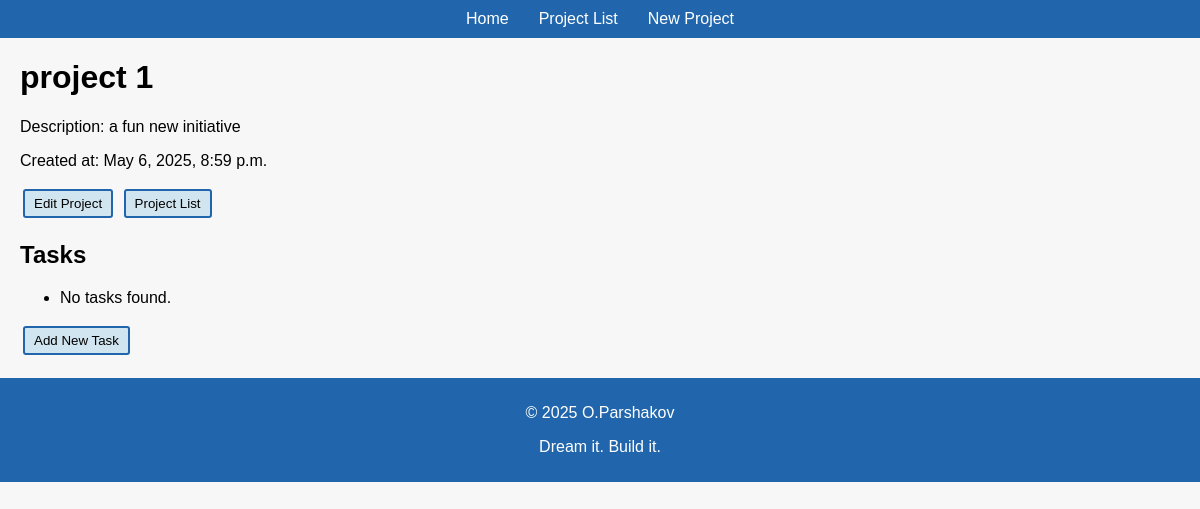
The page /project/1/ on the database as committed earlier.
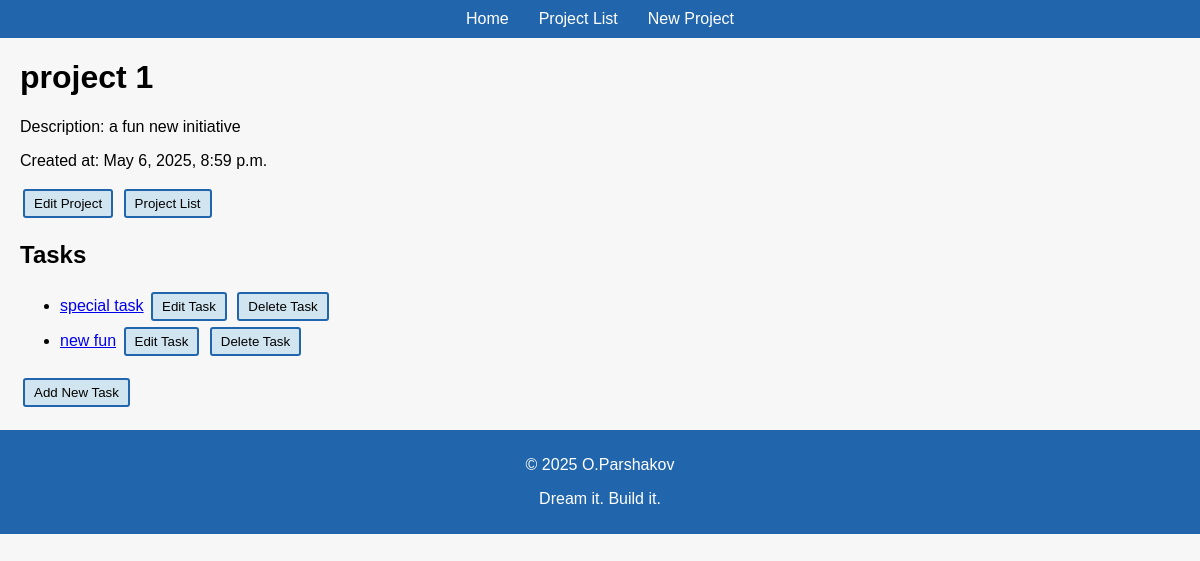
The same page on the database as committed later.
### manager/models.py (models this page shows, shortened)
class Task(models.Model):
    STATUS_CHOICES = [
        ('todo', 'To Do'),
        ('in_progress', 'In Progress'),
        ('done', 'Done'),
    ]
    project = models.ForeignKey(Project, related_name='tasks', on_delete=models.CASCADE)
    title = models.CharField(max_length=255)
    description = models.TextField(blank=True, null=True)
    created_at = models.DateTimeField(auto_now_add=True)
    start_date = models.DateField()
    due_date = models.DateField()
    status = models.CharField(max_length=15, choices=STATUS_CHOICES, default='todo')
    def is_overdue(self):
        return self.due_date < date.today() and self.status != 'done'

### manager/views.py (the view)
# urls.py: path('project/<int:id>/', views.ProjectDetailView.as_view(), name='project_detail'),
class ProjectDetailView(DetailView):
    model = Project
    template_name = 'manager/project_detail.html'
    context_object_name = 'project'  # default is object
    pk_url_kwarg = 'id'

### manager/templates/manager/project_detail.html (shortened to what this page needs)
{% extends 'manager/base.html' %}
{% block content %}
    <h1>{{ project.title }}</h1>
    <p>Description: {{ project.description }}</p>
    <p>Created at: {{ project.created_at }}</p>
    <button type="button" onclick="location.href='{% url 'project_edit' id=project.id %}';">Edit Project</button>
    <button type="button" onclick="location.href='{% url 'project_list' %}';">Project List</button>
    <h2>Tasks</h2>
    <ul>
        {% for task in project.tasks.all %}
            <li {% if task.is_overdue %}class="overdue-task"{% endif %}>
            <div class="task-entry">
                <a href="{% url 'task_detail' task_id=task.id %}">{{ task.title }}</a>
                <button type="button" onclick="location.href='{% url 'task_edit' task_id=task.id %}';">Edit Task</button>
                <button type="button" onclick="location.href='{% url 'task_delete' task_id=task.id %}';">Delete Task</button>
            </div>
            </li>
        {% empty %}
            <li>No tasks found.</li>
        {% endfor %}
    </ul>
    <button type="button" onclick="location.href='{% url 'task_create' project_id=project.id %}';">Add New Task</button>
{% endblock %}

Rows that differ between the two databases and show on the page:
added Task: title "special task"
added Task: title "new fun"
Other text that changed with them:
text no longer shown: "No tasks found."
